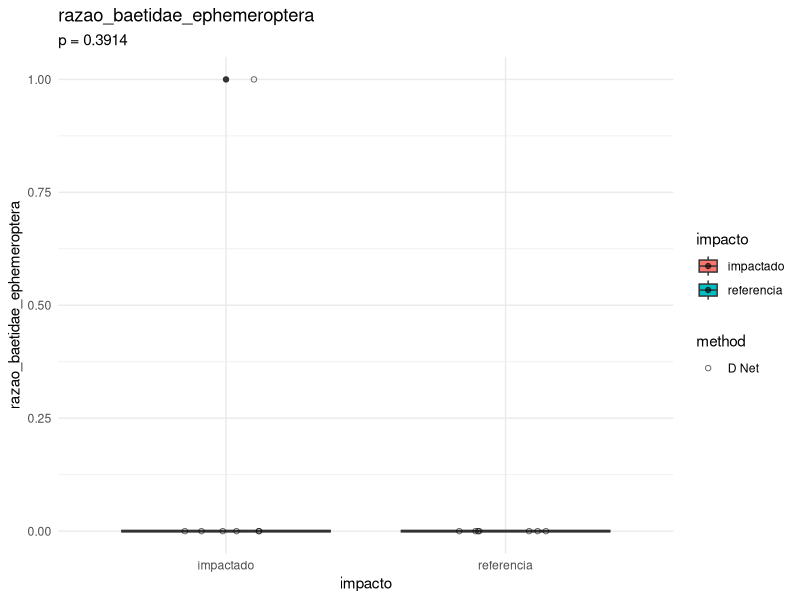
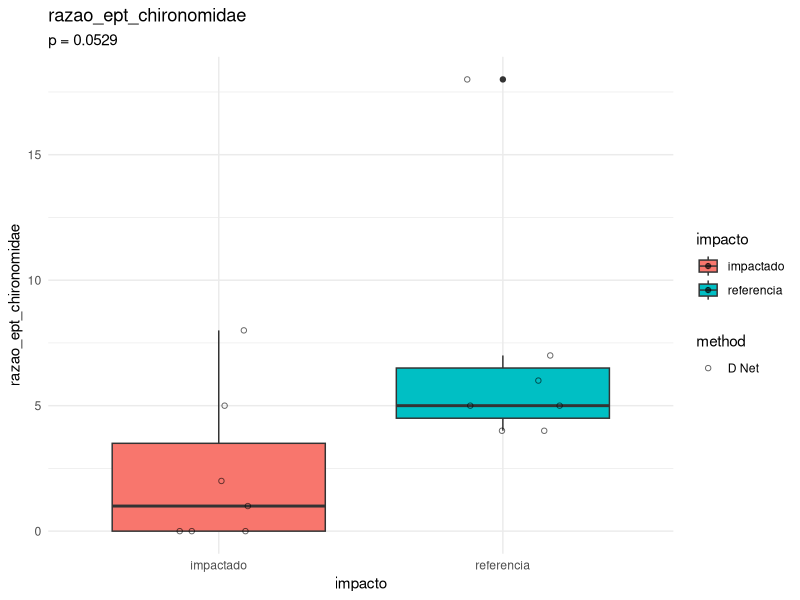
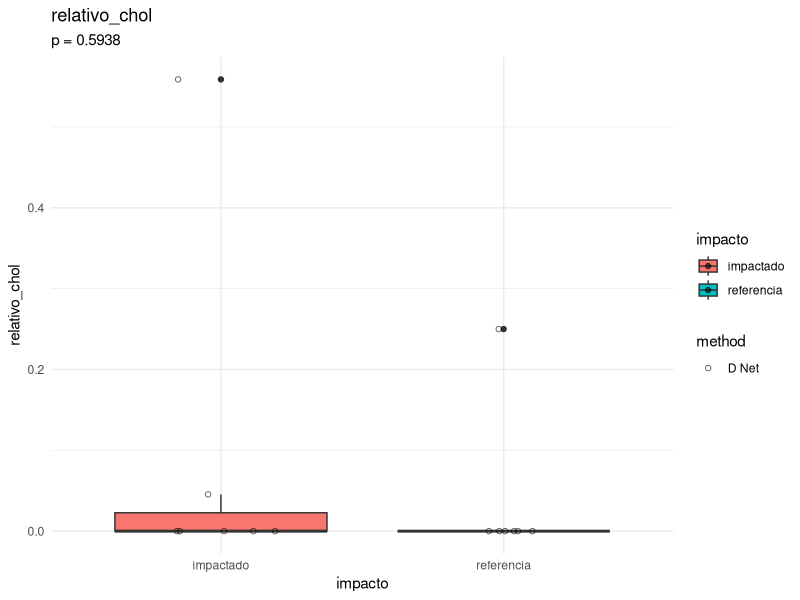
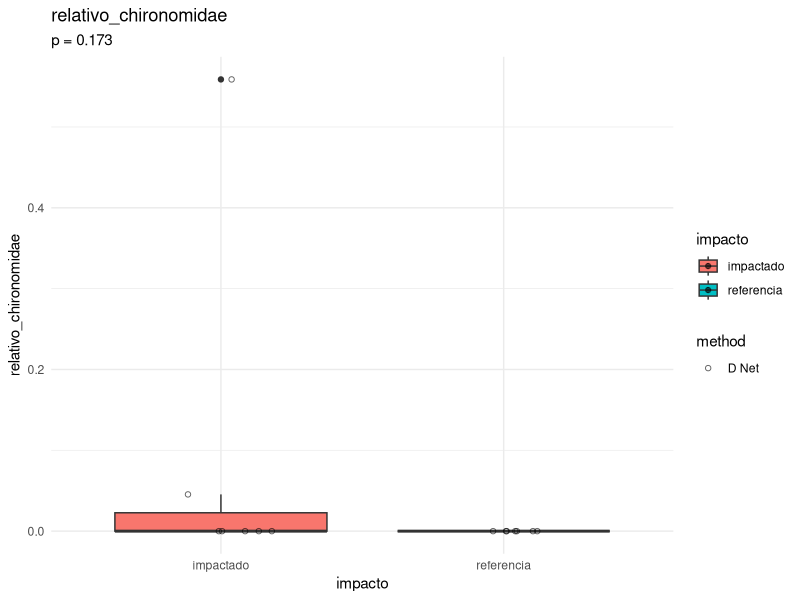
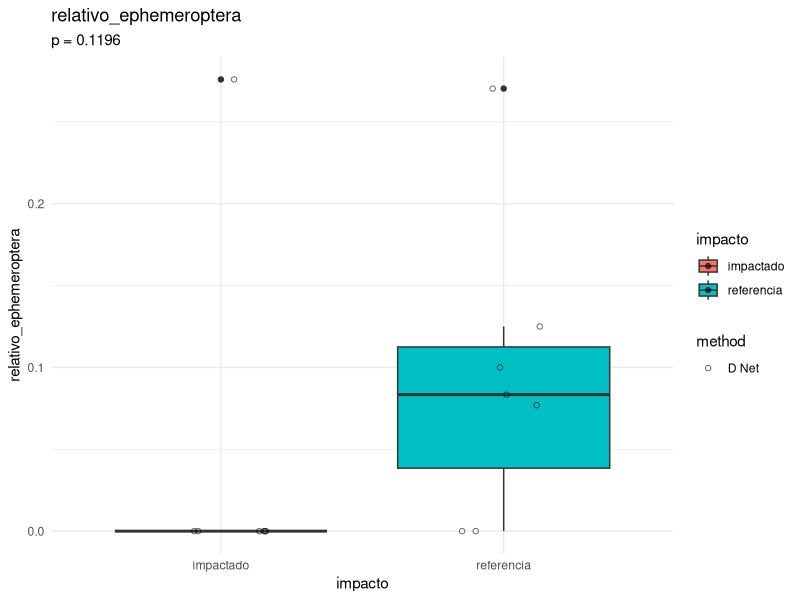
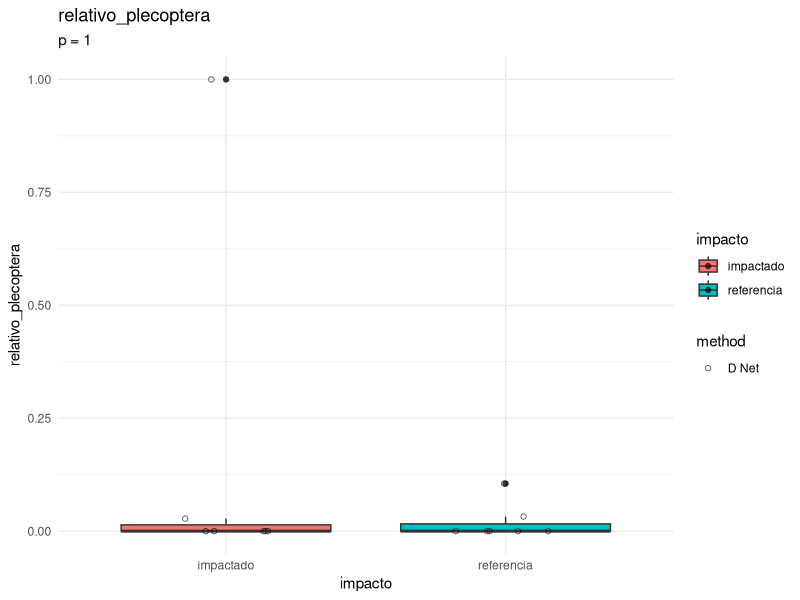
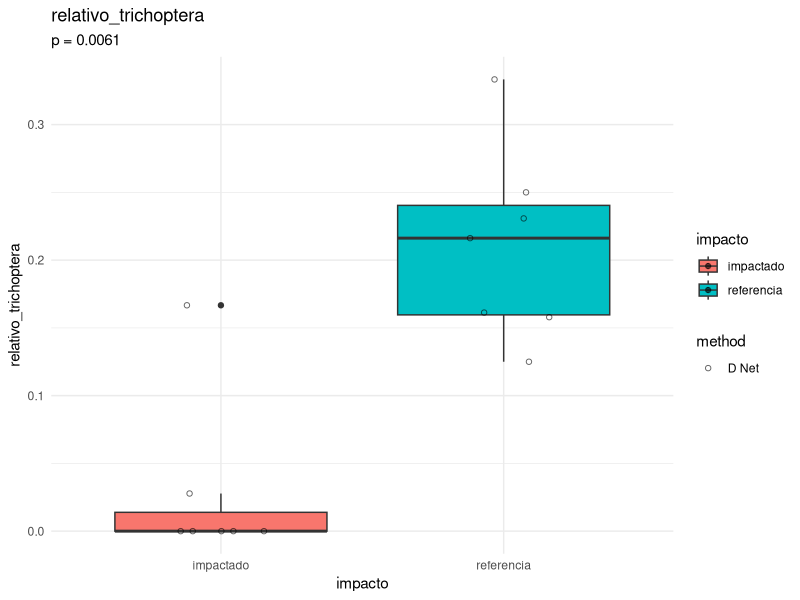
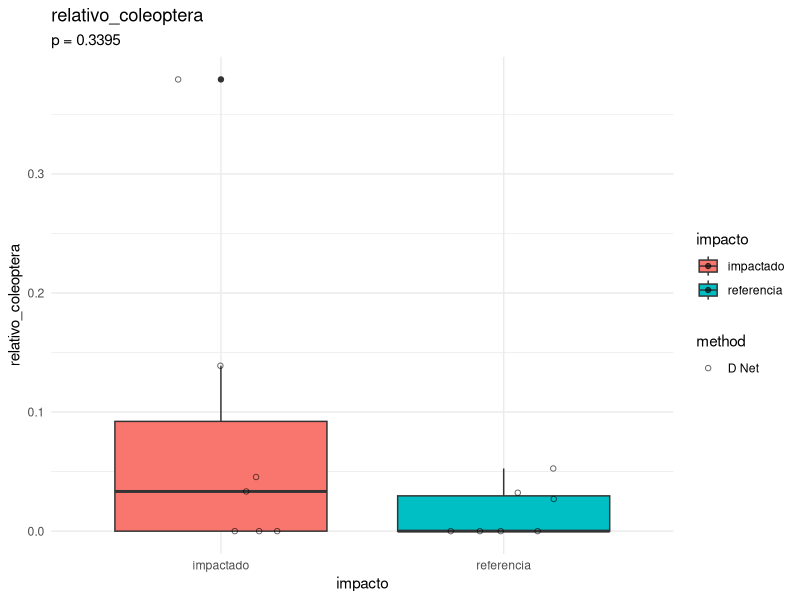

These figures' R source, in order:

library(tidyverse)

################################## Configurações ###############################
set.seed(1994)
pontos_referencia <- c("RiodaBarra-P1/2", "RioMutuca-P1")
pontos_impactado <- c("RiodaBarra-P2", "RioMutuca-P3")

metodos_de_amostragem <- c("D Net")

# Pastas de figuras
pasta_figuras <- "figuras/indice_multimetrico"
if (!dir.exists(pasta_figuras)) {
  dir.create(pasta_figuras, recursive = TRUE)
}

# Pasta de tabelas
pasta_tabelas <- "tabelas/indice_multimetrico"
if (!dir.exists(pasta_tabelas)) {
  dir.create(pasta_tabelas, recursive = TRUE)
}

################################## Carregar dados ##############################
indices_df <- read_csv("dados/processado/matriz_indices_imaturos_piata.csv")


############################## Pre-processamento ###############################
# Remover índice de Pielou por ser muito problemático.
vetor_respostas <- indices_df %>%
  select(-pielou_classes, -pielou_ordens, -pielou_familias) %>%
  select(-(campanha:method)) %>%
  names()

# Adicionar coluna de impacto
indices_df <- indices_df %>%
  mutate(
    impacto = case_when(
      locality_name %in% pontos_referencia ~ "referencia",
      locality_name %in% pontos_impactado ~ "impactado",
      TRUE ~ "desconsiderado"
    )
  ) 

# Filtrar dados para análise baseado em rede-D e rede de piscina.
dados_filtrados <- indices_df %>%
  filter(impacto != "desconsiderado") %>%
  filter(method %in% metodos_de_amostragem) %>%
  mutate(
    impacto = as.factor(impacto),
    method = as.factor(method)
  )

str(dados_filtrados)
################################### Scores #####################################

for (i in vetor_respostas) {
  print(paste("Analisando índice:", i))
  # Teste de Mann-Whitney
  p_value <- wilcox.test(
    formula = as.formula(paste(i, "~ impacto")),
    data = dados_filtrados
  )$p.value

  # Criação do gráfico
  plot <- ggplot(
    dados_filtrados,
    aes_string(
      x = "impacto",
      y = i,
      fill = "impacto"
    )
  ) +
    theme_minimal() +
    geom_boxplot() +
    geom_jitter(aes(shape = method), width = 0.2, height = 0, alpha = 0.6) +
    scale_shape_manual(values = c(1, 2)) +

    labs(title = i, subtitle = paste0("p = ", round(p_value, 4))) 

  # Salvar o gráfico
  ggsave(
    plot,
    filename = paste0(pasta_figuras, "/boxplot_", i, ".png"),
    width = 8,
    height = 6
  )

}



############################## spearman correlations ###########################
dados_filtrados_numerico <- dados_filtrados %>%
  select(all_of(vetor_respostas))

# Função para criar matriz de p-valores
pval_spearman <- function(df) {
  vars <- names(df)
  n <- length(vars)
  p_mat <- matrix(NA, n, n)
  colnames(p_mat) <- vars
  rownames(p_mat) <- vars

  # Loop pelos pares de variáveis
  for (i in 1:n) {
    for (j in 1:n) {
      if (i == j) {
        p_mat[i, j] <- 0
      } else {
        teste <- cor.test(df[[i]], df[[j]], method = "spearman")
        p_mat[i, j] <- teste$p.value
      }
    }
  }
  return(p_mat)
}

# Cria as matrizes
correlations <- cor(dados_filtrados_numerico, method = "spearman")
p_values <- pval_spearman(dados_filtrados_numerico)


# salvar tabela de correlações (apenas a parte inferior da matriz)
correlations_lower <- correlations
correlations_lower[upper.tri(correlations_lower)] <- ""
write_csv(
  as.data.frame(correlations_lower) %>%
    rownames_to_column(var = "indice_vs_indice"),
  file.path(pasta_tabelas, "correlacoes_spearman_indices_imaturos_piata.csv")
)


# salvar tabela de p-values (apenas a parte inferior da matriz)
p_values_lower <- p_values
p_values_lower[upper.tri(p_values_lower)] <- ""
write_csv(
  as.data.frame(p_values_lower) %>%
    rownames_to_column(var = "indice_vs_indice"),
  file.path(pasta_tabelas, "p_values_spearman_indices_imaturos_piata.csv")
)
################################################################################
